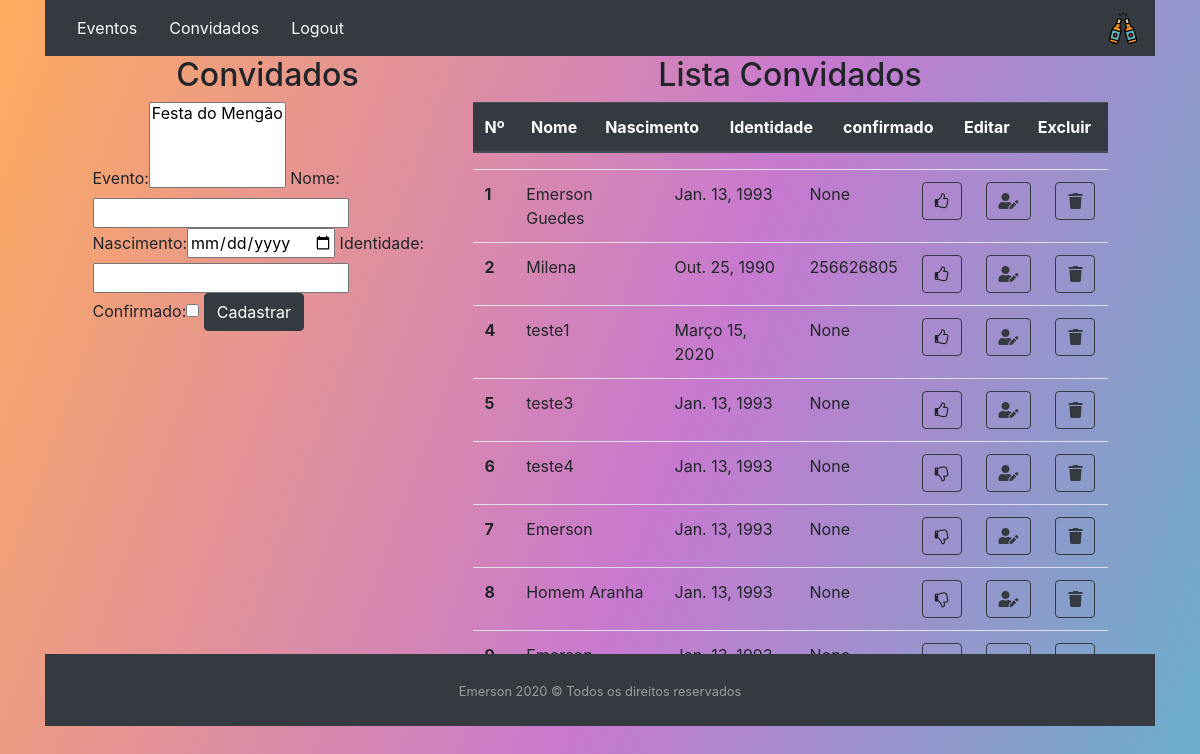
/convidados/list/ (signed in), run on the app's committed database.
### convidado/models.py (models this page shows, shortened)
class Convidado(models.Model):
    evento = models.ManyToManyField(Evento)
    user = models.ForeignKey(settings.AUTH_USER_MODEL,default=1, on_delete=models.CASCADE)
    nome = models.CharField(max_length=100)
    nascimento = models.DateField()
    identidade = models.CharField(max_length=9,null=True, blank=True)
    confirmado = models.BooleanField()

### convidado/views.py (the view)
# urls.py: path('list/', listaconvidados,name='convidados'),
@login_required()
def listaconvidados(request):
    form = ConvidadoForm(request.user)
    usuario = request.user
    convidados = Convidado.objects.filter(
        user=request.user
    )
    return render(request, 'convidado/listaconvidados.html',{'convidados':convidados, 'form':form, 'usuario':usuario})

### convidado/forms.py
class ConvidadoForm(ModelForm):
    class Meta:
        model= Convidado
        fields = '__all__'
        widgets = {'user': forms.HiddenInput(), 'nascimento':DateInput()}
    def __init__(self, user, *args, **kwargs):
        super(ConvidadoForm, self).__init__(*args, **kwargs)
        self.fields['evento'].queryset = Evento.objects.filter(user=user)

### evento/models.py (called while the page is built)
    def __str__(self):
        return self.nome_festa

### convidado/templates/convidado/listaconvidados.html (shortened to what this page needs)
{%extends 'convidado/base.html'%}
{% load bootstrap %}
{%load static%}
{%block menu%}
<nav class="navbar navbar-dark bg-dark">
    <ul class="nav">
      <li class="nav-item">
        <a  class="nav-link text-light bg-dark"  href="{%url 'eventos'%}">Eventos</a>
      </li>
      <li class="nav-item">
        <a class="nav-link active text-light bg-dark" href="{%url 'convidados'%}">Convidados</a>
      </li>
      <li class="nav-item">
         <a class="nav-link text-light bg-dark" href="{%url 'logout'%}" >Logout</a>
      </li>
    </ul>
    <div>
        <img src="{% static '/img/cerveja.png'%}">
    </div>
</nav>
{%endblock%}
{%block main%}
<div class="row justify-content-md-center" >
    <div  class="col-lg-4" >
        <h2 align="center">Convidados</h2>
        <form  action= "{% url 'novoConvidado' %}" method ="POST">
            {{ form|bootstrap }}
            <button type="submit" class="btn btn-dark">Cadastrar</button>
        </form>
    </div>
    <div class="col-lg-7 overflow-auto">
        <h2 align="center">Lista Convidados</h2>
        <table class="table">
          <thead class="thead-dark">
            <tr>
              <th scope="col">Nº</th>
              <th scope="col">Nome</th>
              <th scope="col">Nascimento</th>
              <th scope="col">Identidade</th>
              <th scope="col">confirmado</th>
              <th scope="col">Editar</th>
              <th scope="col">Excluir</th>
            </tr>
          </thead>
        </table>
        <div class="anyClass">
            <table class="table">
                <tbody>
                    {%for convidados in convidados%}
                    <tr>
                      <th scope="row">{{convidados.id}}</th>
                      <td>{{convidados.nome}}</td>
                      <td>{{convidados.nascimento}}</td>
                      <td>{{convidados.identidade}}</td>
                      {%if convidados.confirmado == True %}
                        <td>
                            <a   class="btn btn-outline-dark" >
                              <i class="fa fa-thumbs-o-up"></i>
                            </a>
                        </td>
                      {%else%}
                        <td>
                            <a   class="btn btn-outline-dark" >
                              <i class="fa fa-thumbs-o-down"></i>
                            </a>
                        </td>
                       {%endif%}
                      <td>
                          <a class="btn btn-outline-dark" href="{%url 'convidadoUpdate' convidados.id %}">
                              <i class="fas fa-user-edit"></i>
                          </a>
                      </td>
                      <td>
                          <a  class="btn btn-outline-dark" href="{%url 'convidadoDelete' convidados.id %}">
                              <i class="fas fa-trash" ></i>
                          </a>
                      </td>
                    </tr>
                    {%endfor%}
                  </tbody>
            </table>
        </div>
    </div>
</div>
{%endblock%}

### convidado/templates/convidado/base.html (shortened to what this page needs)
{%load static%}
<!DOCTYPE html>
<html lang="en">
<head>
    <link rel="stylesheet" href="https://use.fontawesome.com/releases/v5.7.0/css/all.css">
    <link rel="stylesheet" href="https://stackpath.bootstrapcdn.com/bootstrap/4.4.1/css/bootstrap.min.css">
    <link rel="stylesheet" href="https://stackpath.bootstrapcdn.com/font-awesome/4.7.0/css/font-awesome.min.css">
    <link rel="stylesheet" href="{% static 'stick-footer.css' %}">
    <link rel="stylesheet" href="{% static 'style.css' %}">
    <link rel="stylesheet" href="{% static 'scroll.css' %}">
</head>
<body style="background: linear-gradient(110deg, #FEAC5E, #C779D0, #4BC0C8 );">
    <div class="container">
        {%block menu%}
        {%endblock%}
            {%block main%}
            {%endblock%}
        {% include 'footer.html' %}
    </div>
</body>
</html>

### templates/footer.html (shortened to what this page needs)
{%load static%}
<!DOCTYPE html>
<html lang="en">
<head>
    <link rel="stylesheet" href="{% static 'style.css' %}">
    <link rel="stylesheet" href="{% static 'stick-footer.css' %}">
</head>
<body class="d-flex flex-column">
  <footer id="sticky-footer" class="py-4 bg-dark text-white-50">
    <div class="container text-center">
      <small>Emerson 2020 © Todos os direitos reservados</small>
    </div>
  </footer>
</body>
</html>

### static/stick-footer.css (style rules this page uses)
html, body { height: 100%; }
#sticky-footer { flex-shrink: none; }
body { background: #007bff; background: linear-gradient(to right, #0062E6, #33AEFF); }

### static/style.css (style rules this page uses)
body { background: linear-gradient(110deg, #fc00ff, #00dbde ); }

### static/scroll.css (style rules this page uses)
.anyClass { height:485px; overflow-y: scroll; }

### data on the page
Convidado: id "1", nome "Emerson Guedes", nascimento "Jan. 13, 1993", identidade "None", confirmado True (drawn)
Convidado: id "2", nome "Milena", nascimento "Out. 25, 1990", identidade "256626805", confirmado True (drawn)
Convidado: id "4", nome "teste1", nascimento "Março 15, 2020", identidade "None", confirmado True (drawn)
Convidado: id "5", nome "teste3", nascimento "Jan. 13, 1993", identidade "None", confirmado True (drawn)
Convidado: id "6", nome "teste4", nascimento "Jan. 13, 1993", identidade "None", confirmado False (drawn)
Convidado: id "7", nome "Emerson", nascimento "Jan. 13, 1993", identidade "None", confirmado False (drawn)
Convidado: id "8", nome "Homem Aranha", nascimento "Jan. 13, 1993", identidade "None", confirmado False (drawn)
